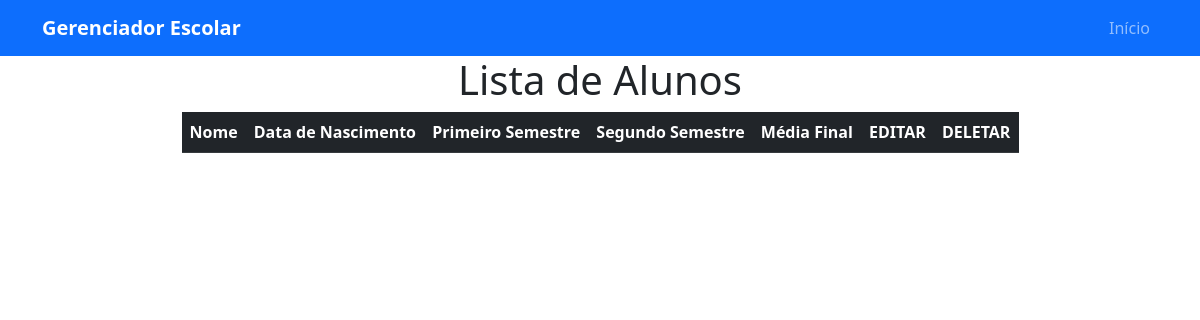
/alunos/, run on an earlier commit of the app's database.
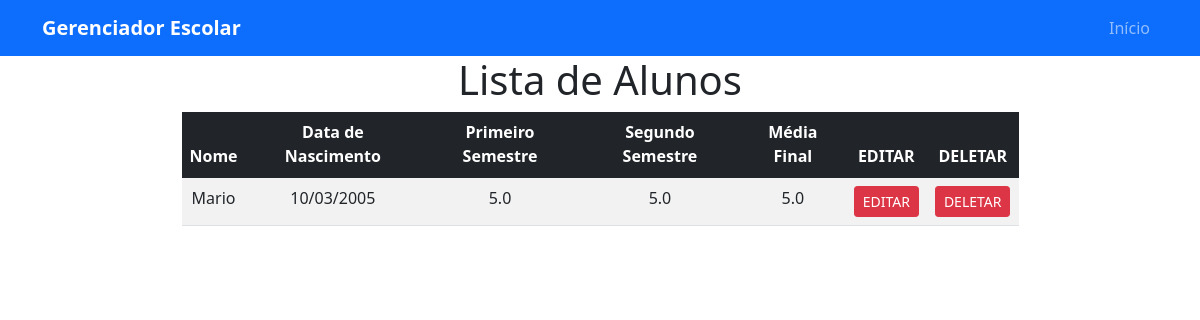
And on a later commit of the database.
### model/aluno.py (models this page shows)
class Aluno(db.Model):
    __tablename__ = "alunos"
    id = db.Column(db.Integer, primary_key=True)
    nome = db.Column(db.String, nullable=False)
    idade = db.Column(db.Integer, nullable=False)
    data_nascimento = db.Column(db.Date, nullable=False)
    nota_primeiro_semestre =db.Column(db.Float,nullable=True)
    nota_segundo_semestre =db.Column(db.Float, nullable=True)
    media_final = db.Column(db.Float, nullable=True)
    turma_id = db.Column(db.Integer, db.ForeignKey("turmas.id"), nullable=False)
    turma = db.relationship("Turma", back_populates="alunos")

### routes/aluno_routes.py (the view)
@alunos_bp.route("/")
def listar_alunos():
    alunos = AlunoController.index()
    return render_template("alunos.html", alunos=alunos, titulo="Lista de Alunos")

### controller/aluno_controller.py (called while the page is built)
    @staticmethod
    def index():
        alunos = Aluno.query.all()
        return alunos

### templates/alunos.html (shortened to what this page needs)
<!DOCTYPE html>
<html lang="pt-BR">
<head>
    <link rel="stylesheet" href="{{ url_for('static', filename='bootstrap.css') }}">
</head>
<body>
<header>
    <nav class="navbar navbar-expand-lg navbar-dark bg-primary">
        <div class="container">
            <a class="navbar-brand fw-bold" href="{{ url_for('pagina_inicial') }}">Gerenciador Escolar</a>
            <div class="collapse navbar-collapse" id="navbarNav">
                <ul class="navbar-nav ms-auto">
                    <li class="nav-item"> <a class="nav-link" href="{{ url_for('pagina_inicial') }}">Início</a> </li>
                </ul>
            </div>
        </div>
    </nav>
</header>
    <div class="container d-flex flex-column justify-content-center align-items-center">
        <div>
            <h1>{{ titulo }}</h1>
        </div>
        <div class="table-responsive" style="width: 75%;">
            <table class="table table-striped table-hover text-center">
                <thead class="table-dark">
                    <tr>
                        <th>Nome</th>
                        <th>Data de Nascimento</th>
                        <th>Primeiro Semestre</th>
                        <th>Segundo Semestre</th>
                        <th>Média Final</th>
                        <th>EDITAR</th>
                        <th>DELETAR</th>
                    </tr>
                </thead>
                <tbody>
                    {% for aluno in alunos %}
                    <tr>
                        <td>{{ aluno.nome }}</td>
                        <td>{{ aluno.data_nascimento.strftime("%d/%m/%Y") }}</td>
                        <td>{{ aluno.nota_primeiro_semestre }}</td>
                        <td>{{ aluno.nota_segundo_semestre }}</td>
                        <td>{{ aluno.media_final }}</td>
                        <td><a href="{{ url_for('aluno_rota.editar_aluno', nome=aluno.nome) }}" class="btn btn-danger btn-sm">EDITAR</a></td>
                        <td><a href="{{ url_for('aluno_rota.deletar_aluno', nome=aluno.nome) }}" class="btn btn-danger btn-sm">DELETAR</a></td>
                    </tr>
                    {% endfor %}
                </tbody>
            </table>
        </div>
    </div>
</body>
</html>

What changed in the data, as far as the page shows it:
added Aluno: nome "Mario", data_nascimento "10/03/2005", nota_primeiro_semestre "5.0", nota_segundo_semestre "5.0", media_final "5.0"
